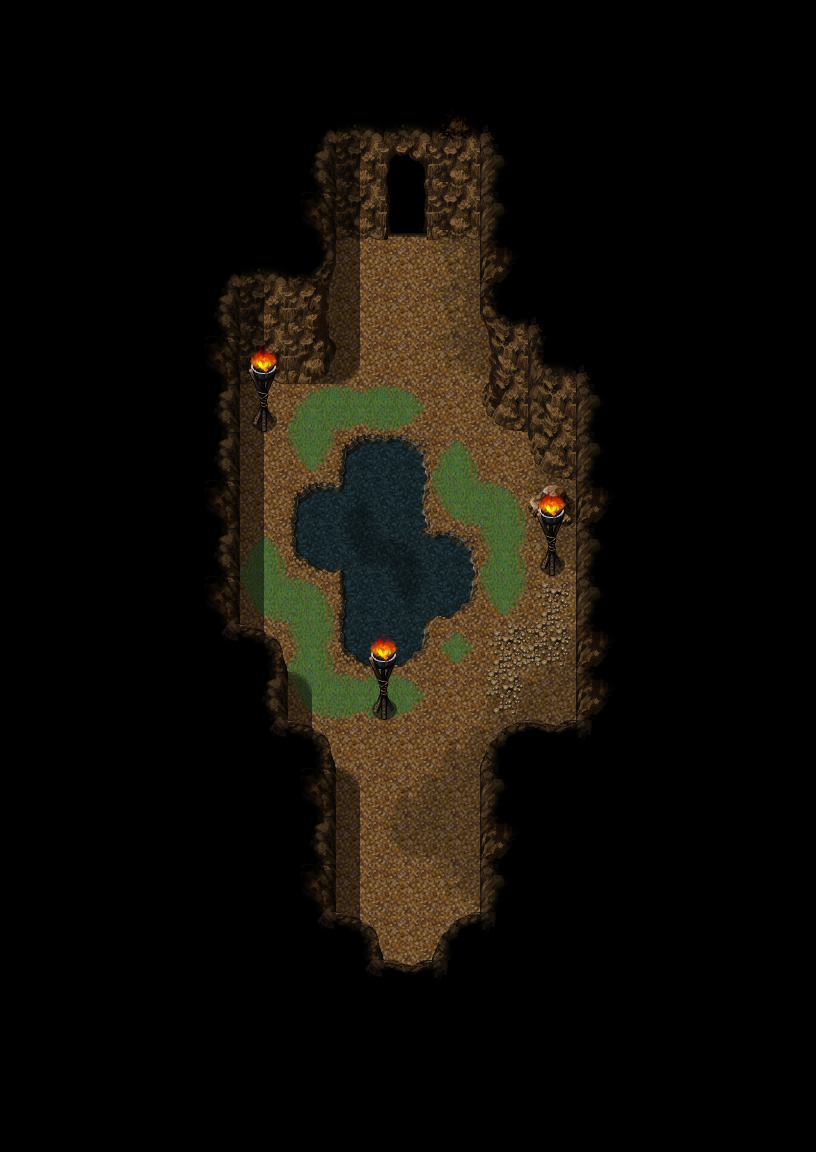

A level layout from a 2D game, rendered from its tile map. Below: a short description, then the map file with tile-grid data replaced by summaries:
An orthogonal 34x48 tile map with 24x24 px tiles, 9 tile layers (under0_none, under1_ground, under2_shadow, under3_objects, ...), 4 tilesets and 28 objects (2x 2, 2x 1, orc_scout).

<map version="1.5" tiledversion="1.7.2" orientation="orthogonal" renderorder="right-down" width="34" height="48" tilewidth="24" tileheight="24" infinite="0" nextlayerid="16" nextobjectid="35">
 <properties>
  <property name="bgm" value="bgm_cave" />
  <property name="lightmap_player" value="light_player" />
  <property name="step_sound" value="stone" />
 </properties>
 <tileset firstgid="1" name="honeywood_cave_b1_2" tilewidth="24" tileheight="24" tilecount="589" columns="31">
  <image source="tilesets/honeywood_cave_b1_2.png" width="744" height="456" />
 </tileset>
 <tileset firstgid="590" source="tilesets/fsm_dungeon01_a1.tsx" />
 <tileset firstgid="1358" source="tilesets/fsm_dungeon01_b.tsx" />
 <tileset firstgid="2382" source="tilesets/fsm_flame04.tsx" />
 <layer id="2" name="under0_none" width="34" height="48">
  <data>[1632 cells, 0 non-empty, 0 distinct tile ids]</data>
 </layer>
 <layer id="1" name="under1_ground" width="34" height="48">
  <data>[1632 cells, 1632 non-empty, 184 distinct tile ids]</data>
 </layer>
 <layer id="3" name="under2_shadow" width="34" height="48">
  <data>[1632 cells, 16 non-empty, 13 distinct tile ids]</data>
 </layer>
 <layer id="4" name="under3_objects" width="34" height="48">
  <data>[1632 cells, 12 non-empty, 4 distinct tile ids]</data>
 </layer>
 <layer id="5" name="under4_none" width="34" height="48">
  <data>[1632 cells, 0 non-empty, 0 distinct tile ids]</data>
 </layer>
 <layer id="6" name="under5_none" width="34" height="48">
  <data>[1632 cells, 0 non-empty, 0 distinct tile ids]</data>
 </layer>
 <layer id="7" name="over6_rock" width="34" height="48">
  <data>[1632 cells, 28 non-empty, 12 distinct tile ids]</data>
 </layer>
 <layer id="8" name="over7_objects" width="34" height="48">
  <data>[1632 cells, 12 non-empty, 4 distinct tile ids]</data>
 </layer>
 <layer id="9" name="over8_none" width="34" height="48">
  <data>[1632 cells, 0 non-empty, 0 distinct tile ids]</data>
 </layer>
 <objectgroup color="#aa0000" id="11" name="collision">
  <object id="4" x="336" y="432" width="96" height="240" />
  <object id="5" x="288" y="480" width="48" height="96" />
  <object id="6" x="432" y="528" width="48" height="96" />
  <object id="7" x="0" y="0" width="336" height="384" />
  <object id="8" x="480" y="0" width="336" height="432" />
  <object id="9" x="336" y="0" width="144" height="216" />
  <object id="10" x="336" y="216" width="48" height="24" />
  <object id="11" x="432" y="216" width="48" height="24" />
  <object id="12" x="576" y="432" width="240" height="720" />
  <object id="14" x="0" y="384" width="240" height="768" />
  <object id="16" x="528" y="432" width="48" height="96" />
  <object id="17" x="480" y="768" width="96" height="384" />
  <object id="18" x="240" y="768" width="96" height="384" />
  <object id="20" x="336" y="1008" width="144" height="144" />
  <object id="21" x="336" y="960" width="48" height="48" />
  <object id="22" x="432" y="960" width="48" height="48" />
  <object id="23" x="240" y="672" width="48" height="96" />
  <object id="28" x="360" y="672" width="48" height="48" />
  <object id="29" x="528" y="528" width="48" height="48" />
  <object id="30" x="240" y="384" width="48" height="48" />
 </objectgroup>
 <objectgroup color="#55ff7f" id="15" name="npc">
  <object id="34" name="orc_scout" x="432" y="624" width="48" height="24">
   <properties>
    <property name="conversation" value="lonely_orc_scout" />
    <property name="direction" value="north" />
   </properties>
  </object>
 </objectgroup>
 <objectgroup color="#55aaff" id="12" name="spawn">
  <object id="24" name="honeywood_cave_b1_1" type="2" x="384" y="240" width="48" height="24" />
  <object id="25" name="honeywood_cave_b1_1" type="1" x="384" y="960" width="48" height="24" />
 </objectgroup>
 <objectgroup color="#ffff7f" id="13" name="portal">
  <object id="26" name="honeywood_cave_b1_1" type="2" x="384" y="216" width="48" height="24" />
  <object id="27" name="honeywood_cave_b1_1" type="1" x="384" y="984" width="48" height="24" />
 </objectgroup>
 <objectgroup color="#ffffff" id="14" name="lights">
  <object id="31" x="360" y="624" width="48" height="48" />
  <object id="32" x="528" y="480" width="48" height="48" />
  <object id="33" x="240" y="336" width="48" height="48" />
 </objectgroup>
</map>
